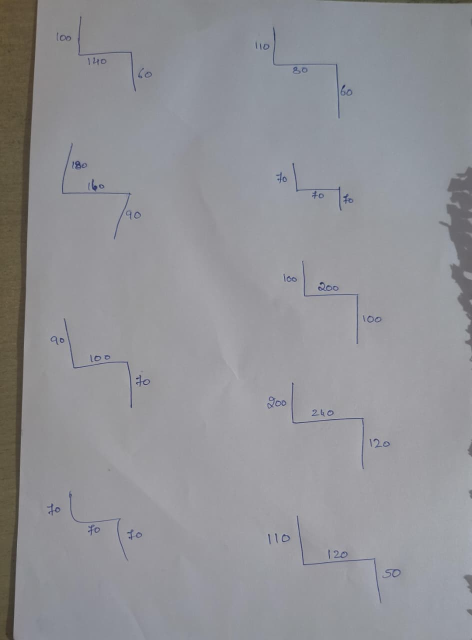
#> input picture training_testing_datasets/Training/training_DL/apron-1/WhatsApp Image 2026-06-26 at 6.18.53 PM.jpeg, 944 x 1280 px (shown at 1/2 size)
$ python -i box_detector.py   (imports and definitions only)
#> lines starting #> are read from the running program, lines starting #| are printed output that depends on the picture
#> further down, picture is the input picture: PIL image 944x1280 RGB; mean R, G, B 145.9, 146.3, 150.7
"""
Drawing-box auto-detector for the human-in-the-loop batch flow.

Renders each page of a PDF/image and detects candidate bounding boxes around
individual drawings, so the UI can overlay them for the user to adjust before
classification.

Detection strategy (works across order-form layouts, e.g. Format 1 — Reece,
Format 2 — flashit.app/ProFinish):
  - find long horizontal ruled lines that span most of the page width; these
    reliably mark row boundaries (table row separators, section dividers) in
    every layout we've seen, so a page-wide threshold is safe here
  - within each resulting horizontal band, separately look for vertical
    dividers local to THAT band (spanning most of the band's own height) —
    some formats only draw column dividers within one row block rather than
    down the whole page (Format 2), so a page-wide vertical threshold misses
    them; scoping the search to the band fixes that without a global rescan
  - keep the resulting cells above a min size (the drawing areas), drop short
    field/header rows

The user can add / move / resize / delete boxes afterwards, so the detector
only needs to get close.
"""

from __future__ import annotations

import logging
from dataclasses import dataclass
from pathlib import Path

import cv2
import numpy as np
from PIL import Image

logger = logging.getLogger(__name__)

RENDER_DPI = 150


@dataclass
class PageBoxes:
    index: int
    image: Image.Image          # rendered RGB page
    width: int
    height: int
    boxes: list[dict]           # [{x, y, w, h}] in page-pixel coords


# [12 lines left out: function render_pages, not called in this run]


def _line_centers(present: np.ndarray) -> list[int]:
    """Collapse runs of True into their center index."""
    out, in_run, start = [], False, 0
    for i, v in enumerate(present):
        if v and not in_run:
            in_run, start = True, i
        elif not v and in_run:
            in_run = False
            out.append((start + i) // 2)
    if in_run:
        out.append((start + len(present)) // 2)
    return out


def _merge_close(vals: list[int], tol: int) -> list[int]:
    out: list[int] = []
    for v in sorted(vals):
        if out and v - out[-1] < tol:
            continue
        out.append(v)
    return out


# [37 lines left out: function _find_column_gap, not called in this run]


def _extend_with_header_rows(
    all_bands: list[tuple[int, int]], content_idx: int, min_h_frac: float, H: int
) -> int:
    """Extend a content band's top edge upward to absorb the field-label rows
    immediately above it (e.g. NAME/MATERIAL/QTY/DESC on Format 1) — those
    describe the drawing right below them, so the reviewable box should
    include them rather than just the blank sketch area. Stops at the first
    preceding band that isn't header-row-sized: a run of near-uniform small
    rows is what distinguishes NAME/MATERIAL/QTY/DESC from a much taller,
    unrelated block further up the page (e.g. customer/job info fields)."""
    y0 = all_bands[content_idx][0]
    ref_h: int | None = None
    for i in range(content_idx - 1, -1, -1):
        by0, by1 = all_bands[i]
        bh = by1 - by0
        if bh >= min_h_frac * H:
            break
        if ref_h is not None and not (0.4 * ref_h <= bh <= 2.5 * ref_h):
            break
        y0 = by0
        ref_h = bh
    return y0


def _trim_leading_notes(
    y0: int, y1: int, h_lines_loose: np.ndarray, W: int, min_gap_ratio: float = 2.5
) -> int | None:
    """If a band's front portion is unrelated notes/contact-info text with no
    ruled line separating it from the real card table below (e.g. Format 2's
    "Purchasing Team" block sharing a band with row 1's cards), find where the
    real table starts and trim to it. Uses a much looser ink threshold scoped
    to just this band (real dividers there are often light gray, and scoping
    it avoids the grid-row fragmentation a page-wide loose search would cause
    elsewhere). Returns None when the band already starts at its own content
    (no large leading gap to trim)."""
    sub = h_lines_loose[y0:y1, :]
    present = (sub.sum(axis=1) / 255) > 0.4 * W
    centers = _line_centers(present)
    if len(centers) < 2:
        return None
    first_gap = centers[0]
    row_gaps = [b - a for a, b in zip(centers, centers[1:])]
    median_gap = float(np.median(row_gaps))
    if median_gap <= 0 or first_gap < min_gap_ratio * median_gap:
        return None
    return y0 + centers[0]


def detect_boxes(
    page_img: Image.Image,
    min_h_frac: float = 0.13,
    min_w_frac: float = 0.15,
    max_h_frac: float = 0.85,
) -> list[dict]:
    """Return candidate drawing boxes [{x,y,w,h}] for one page."""
#> called with min_h_frac = 0.13, min_w_frac = 0.15, max_h_frac = 0.85
    gray = np.array(page_img.convert("L"))
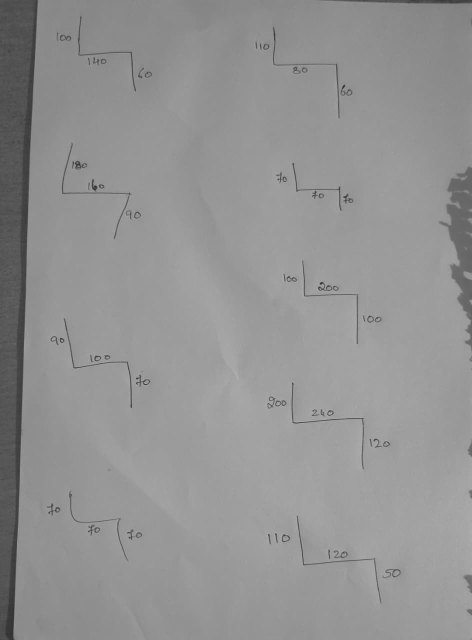
#> gray: shape (1280, 944) (shown at 1/2 size); min 33, max 191, mean 146.7
    H, W = gray.shape
#> H = 1280; W = 944
    # Row lines: strict cutoff. A looser one also lights up individual grid-paper
    # rows inside a drawing (Format 2's graph-paper background), fragmenting what
    # should be one drawing band into dozens of useless grid-row-sized slivers.
    _, binv = cv2.threshold(gray, 200, 255, cv2.THRESH_BINARY_INV)
#> binv: shape (1280, 944); every value is 255
    # Column dividers: some layouts (Format 2) draw them in light gray — a strict
    # cutoff misses them entirely — but this mask is only ever searched within a
    # single row-band for a near-full-height run, so it doesn't inherit the
    # grid-row fragmentation problem the row search would have.
    _, binv_cols = cv2.threshold(gray, 220, 255, cv2.THRESH_BINARY_INV)

    hk = cv2.getStructuringElement(cv2.MORPH_RECT, (max(10, W // 20), 1))
    vk = cv2.getStructuringElement(cv2.MORPH_RECT, (1, max(10, H // 20)))
#> vk = 64 values from 1 to 1
    h_lines = cv2.morphologyEx(binv, cv2.MORPH_OPEN, hk)
    v_lines = cv2.morphologyEx(binv_cols, cv2.MORPH_OPEN, vk)
    h_lines_loose = cv2.morphologyEx(binv_cols, cv2.MORPH_OPEN, hk)

    # Row bands: horizontal lines that span most of the page width mark row
    # boundaries reliably in every layout seen so far.
    h_present = (h_lines.sum(axis=1) / 255) > 0.4 * W
    ys = _merge_close([0] + _line_centers(h_present) + [H - 1], tol=int(0.02 * H))
#> the loop in _line_centers, `for i, v in enumerate(present):` made 1280 passes
#> (in_run, start) on pass 1: (True, 0)
#> after the loop in _line_centers, `for i, v in enumerate(present):`: in_run = True; out = []; start = 0
#> in _merge_close, `out: list[int] = []`: out = []
#> the loop in _merge_close, `for v in sorted(vals):` made 3 passes
#> v on passes 2 to 3: 640, 1279
#> after the loop in _merge_close, `for v in sorted(vals):`: out = [0, 640, 1279]
#> ys = [0, 640, 1279]

    def find_local_divider(y0: int, y1: int) -> list[int]:
        # High bar (not just >half): a drawing's own tall dimension strokes can
        # reach ~50% of the band height and would otherwise be mistaken for a
        # column rule, which spans effectively the full band top-to-bottom.
        band_v = v_lines[y0:y1, :]
        v_present = (band_v.sum(axis=0) / 255) > 0.85 * (y1 - y0)
        return _line_centers(v_present)

    all_bands = [(ys[yi], ys[yi + 1]) for yi in range(len(ys) - 1)]
#> all_bands = [(0, 640), (640, 1279)]

    # (drawing_y0, drawing_y1, box_y0) — box_y0 may sit above drawing_y0 once
    # preceding header rows are absorbed; divider search still uses the
    # drawing's own sub-range, since header rows are too short to reliably
    # carry a full-height rule.
    bands = []
    for idx, (y0, y1) in enumerate(all_bands):
        band_h = y1 - y0
        if band_h < min_h_frac * H or band_h > max_h_frac * H:
            continue
        trimmed = _trim_leading_notes(y0, y1, h_lines_loose, W)
        box_y0 = trimmed if trimmed is not None else _extend_with_header_rows(all_bands, idx, min_h_frac, H)
        bands.append((y0, y1, box_y0))
#> this loop made 2 passes
#> (y1, band_h, centers in _trim_leading_notes, box_y0) on passes 1 to 2: (640, 640, [320], 0), (1279, 639, [319], 640)
#> after the loop, bands = [(0, 640, 0), (640, 1279, 640)]

    # A band that also swallows unrelated content above the real table (e.g. a
    # notes section with no ruled line separating it from row 1) dilutes a real
    # divider's coverage below the confidence bar. Some *other* band on the same
    # page usually still finds it cleanly — reuse that x as the page's column
    # template rather than re-deriving it per band.
    template_split: list[int] | None = None
    for y0, y1, _ in bands:
        local = find_local_divider(y0, y1)
        if local:
            template_split = local
            break
#> this loop made 1 pass
#> (y0, y1, local, template_split) on pass 1: (0, 640, [472], [472])

    boxes: list[dict] = []
    for y0, y1, box_y0 in bands:
        split_x = find_local_divider(y0, y1) or template_split
        if not split_x:
            gap = _find_column_gap(binv[y0:y1, :], W)
            if gap is not None:
                split_x = [gap]
        xs = _merge_close([0] + (split_x or []) + [W - 1], tol=int(0.02 * W))

        for xi in range(len(xs) - 1):
            x0, x1 = xs[xi], xs[xi + 1]
            w = x1 - x0
            if w < min_w_frac * W:
                continue
            boxes.append({"x": int(x0), "y": int(box_y0), "w": int(w), "h": int(y1 - box_y0)})
#> this loop made 2 passes
#> (y0, y1, box_y0, xs) on passes 1 to 2: (0, 640, 0, [0, 472, 943]), (640, 1279, 640, [0, 472, 943])
#> after the loop, boxes = 4 items

    boxes.sort(key=lambda b: (b["y"], b["x"]))
    return boxes


# [8 lines left out: function detect_file, not called in this run]

>>> from PIL import Image
>>> picture = Image.open('../../../../training_testing_datasets/Training/training_DL/apron-1/WhatsApp Image 2026-06-26 at 6.18.53 PM.jpeg')
>>> result = detect_boxes(picture)
#> result = 4 items
